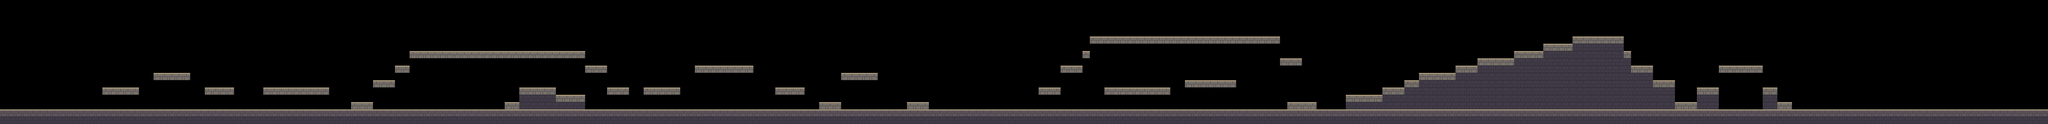

This game map was drawn from its Tiled (.tmx) file and the tilesets committed beside it. A one-line description and the trimmed map source follow:
An orthogonal 280x17 tile map with 32x32 px tiles, 1 tile layer (terrain) and 86 objects (12x sentinel, 6x bandage, 4x archer, 3x shield_bearer, 3x spearman, ...).

<map version="1.10" tiledversion="1.11.2" orientation="orthogonal" renderorder="right-down" width="280" height="17" tilewidth="32" tileheight="32" infinite="0" nextlayerid="5" nextobjectid="94">
  <tileset firstgid="1" name="stone" tilewidth="32" tileheight="32" tilecount="4" columns="4">
    <image source="../../../maps/stone.png" width="128" height="32" />
  </tileset>
  <layer id="1" name="terrain" width="280" height="17">
    <data>[4760 cells, 1037 non-empty, 3 distinct tile ids]</data>
  </layer>
  <objectgroup id="2" name="collisions" visible="0">
    <object id="1" name="ground" x="0" y="480" width="8960" height="64" />
    <object id="2" name="platform-0" x="448" y="384" width="160" height="32" />
    <object id="3" name="platform-1" x="672" y="320" width="160" height="32" />
    <object id="4" name="platform-2" x="896" y="384" width="128" height="32" />
    <object id="5" name="platform-3" x="1152" y="384" width="288" height="32" />
    <object id="6" name="platform-4" x="1792" y="224" width="768" height="32" />
    <object id="7" name="platform-5" x="2816" y="384" width="160" height="32" />
    <object id="8" name="platform-6" x="3040" y="288" width="256" height="32" />
    <object id="9" name="platform-7" x="3392" y="384" width="128" height="32" />
    <object id="10" name="platform-8" x="3680" y="320" width="160" height="32" />
    <object id="11" name="platform-9" x="4832" y="384" width="288" height="32" />
    <object id="12" name="platform-10" x="5184" y="352" width="224" height="32" />
    <object id="13" name="platform-11" x="4768" y="160" width="832" height="32" />
    <object id="14" name="platform-12" x="7520" y="288" width="192" height="32" />
    <object id="15" name="platform-13" x="1632" y="352" width="96" height="32" />
    <object id="16" name="platform-14" x="1728" y="288" width="64" height="32" />
    <object id="17" name="platform-15" x="2560" y="288" width="96" height="32" />
    <object id="18" name="platform-16" x="2656" y="384" width="96" height="32" />
    <object id="19" name="platform-17" x="4544" y="384" width="96" height="32" />
    <object id="20" name="platform-18" x="4640" y="288" width="96" height="32" />
    <object id="21" name="platform-19" x="4736" y="224" width="32" height="32" />
    <object id="22" name="platform-20" x="5600" y="256" width="96" height="32" />
    <object id="23" name="stair-0" x="3584" y="448" width="96" height="32" />
    <object id="24" name="stair-1" x="3968" y="448" width="96" height="32" />
    <object id="25" name="stair-2" x="5632" y="448" width="128" height="32" />
    <object id="26" name="stair-3" x="5888" y="416" width="160" height="64" />
    <object id="27" name="stair-4" x="6048" y="384" width="96" height="96" />
    <object id="28" name="stair-5" x="6144" y="352" width="64" height="128" />
    <object id="29" name="stair-6" x="6368" y="288" width="96" height="192" />
    <object id="30" name="stair-7" x="6624" y="224" width="128" height="256" />
    <object id="31" name="stair-8" x="6880" y="160" width="224" height="320" />
    <object id="32" name="stair-9" x="7104" y="224" width="32" height="256" />
    <object id="33" name="stair-10" x="7136" y="288" width="96" height="192" />
    <object id="34" name="stair-11" x="7232" y="352" width="96" height="128" />
    <object id="35" name="stair-12" x="7328" y="448" width="96" height="32" />
    <object id="36" name="stair-13" x="7424" y="384" width="96" height="96" />
    <object id="37" name="stair-14" x="7712" y="384" width="64" height="96" />
    <object id="38" name="stair-15" x="7776" y="448" width="64" height="32" />
    <object id="39" name="stair-16" x="1536" y="448" width="96" height="32" />
    <object id="40" name="stair-17" x="2208" y="448" width="64" height="32" />
    <object id="41" name="stair-18" x="2272" y="384" width="160" height="96" />
    <object id="42" name="stair-19" x="2432" y="416" width="128" height="64" />
    <object id="43" name="stair-20" x="6208" y="320" width="160" height="160" />
    <object id="44" name="stair-21" x="6464" y="256" width="160" height="224" />
    <object id="45" name="stair-22" x="6752" y="192" width="128" height="288" />
  </objectgroup>
  <objectgroup id="3" name="entities" visible="0">
    <object id="46" name="templar" x="96" y="480" type="spawn">
      <point />
    </object>
    <object id="47" name="sanctuary" x="4480" y="480" type="checkpoint">
      <point />
    </object>
    <object id="48" name="sentinel-0" x="520" y="384" type="sentinel">
      <point />
    </object>
    <object id="49" name="sentinel-1" x="980" y="384" type="shield_bearer">
      <point />
    </object>
    <object id="50" name="sentinel-2" x="1856" y="480" type="sentinel">
      <point />
    </object>
    <object id="51" name="sentinel-3" x="2048" y="480" type="sentinel">
      <point />
    </object>
    <object id="52" name="sentinel-4" x="2900" y="384" type="brute">
      <point />
    </object>
    <object id="53" name="sentinel-5" x="3470" y="384" type="sentinel">
      <point />
    </object>
    <object id="54" name="sentinel-6" x="4120" y="480" type="sentinel">
      <point />
    </object>
    <object id="55" name="sentinel-7" x="4910" y="384" type="shield_bearer">
      <point />
    </object>
    <object id="56" name="sentinel-8" x="5824" y="480" type="sentinel">
      <point />
    </object>
    <object id="57" name="sentinel-9" x="7056" y="160" type="sentinel">
      <point />
    </object>
    <object id="58" name="sentinel-10" x="7600" y="288" type="brute">
      <point />
    </object>
    <object id="59" name="archer-0" x="1250" y="384" type="archer">
      <point />
    </object>
    <object id="60" name="archer-1" x="3740" y="320" type="oil_thrower">
      <point />
    </object>
    <object id="61" name="archer-2" x="5020" y="384" type="archer">
      <point />
    </object>
    <object id="62" name="archer-3" x="7260" y="352" type="archer">
      <point />
    </object>
    <object id="63" name="archer-4" x="7888" y="480" type="oil_thrower">
      <point />
    </object>
    <object id="64" name="gate-guardian" x="8576" y="480" type="guardian">
      <point />
    </object>
    <object id="65" name="bandage-0" x="742" y="284" width="28" height="28" type="bandage" />
    <object id="66" name="bandage-1" x="1888" y="444" width="28" height="28" type="bandage" />
    <object id="68" name="bandage-3" x="3776" y="284" width="28" height="28" type="bandage" />
    <object id="70" name="bandage-5" x="5536" y="444" width="28" height="28" type="bandage" />
    <object id="75" name="bandage-10" x="8080" y="444" width="28" height="28" type="bandage" />
    <object id="77" name="bandage-12" x="6688" y="188" width="28" height="28" type="bandage" />
    <object id="78" name="boss-arena" x="8032" y="224" width="736" height="256" type="arena" />
    <object id="79" name="locked-gate" x="8768" y="304" width="40" height="176" type="gate" />
    <object id="80" name="pilgrims-exit" x="8832" y="380" width="96" height="100" type="exit" />
    <object id="81" name="spearman-0" x="4640" y="480" type="spearman">
      <point />
    </object>
    <object id="82" name="spearman-1" x="5980" y="416" type="spearman">
      <point />
    </object>
    <object id="83" name="camp-road-patrol" x="820" y="480" type="sentinel">
      <point />
    </object>
    <object id="84" name="aqueduct-watch" x="2150" y="224" type="sentinel">
      <point />
    </object>
    <object id="85" name="aqueduct-descent" x="2670" y="384" type="sentinel">
      <point />
    </object>
    <object id="86" name="aqueduct-rearguard" x="2464" y="224" type="shield_bearer">
      <point />
    </object>
    <object id="87" name="cloister-roof-watch" x="5370" y="160" type="archer">
      <point />
    </object>
    </objectgroup>
  <objectgroup id="4" name="passages" visible="0">
    <!-- 3 objects omitted --></objectgroup>
</map>
<!-- 6 of 86 objects omitted -->
